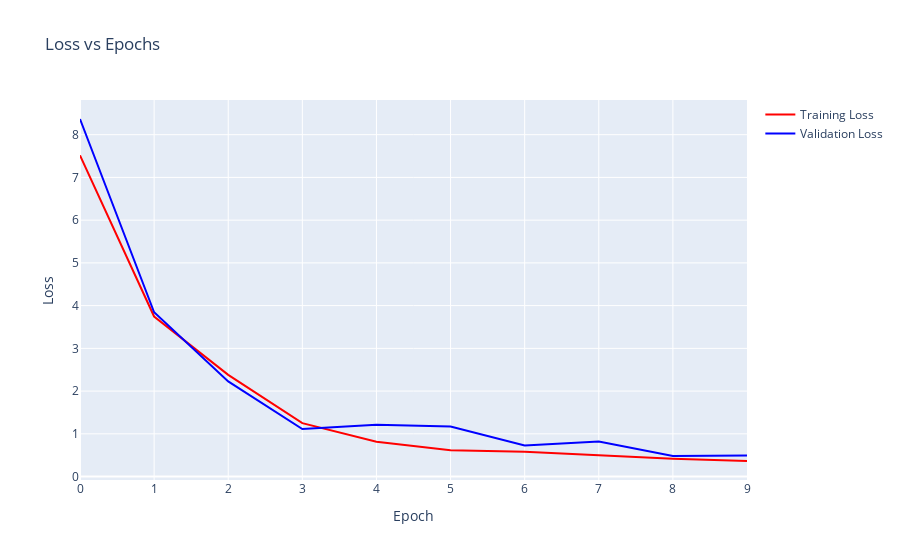

Notebook cell for this chart:
### Code cell
import plotly.graph_objects as go

# Create the figure
fig = go.Figure()

# Add traces for train_loss and valid_loss
fig.add_trace(go.Scatter(x=list(range(len(train_loss))), y=train_loss,
                    mode='lines', name='Training Loss', line=dict(color='red')))
fig.add_trace(go.Scatter(x=list(range(len(valid_loss))), y=valid_loss,
                    mode='lines', name='Validation Loss', line=dict(color='blue')))

# Set the title and axis labels
fig.update_layout(title='Loss vs Epochs', xaxis_title='Epoch', yaxis_title='Loss')

# Display the figure
fig.show()

### Figure 1 — Plotly figure (JSON) as saved in the notebook; plotly's stock layout.template omitted (floating-point values rounded to 4 significant figures)
{"data": [{"line": {"color": "red"}, "mode": "lines", "name": "Training Loss", "type": "scatter", "x": [0, 1, 2, 3, 4, 5, 6, 7, 8, 9], "y": [7.517, 3.745, 2.38, 1.249, 0.8173, 0.6165, 0.58, 0.495, 0.4148, 0.3642]}, {"line": {"color": "blue"}, "mode": "lines", "name": "Validation Loss", "type": "scatter", "x": [0, 1, 2, 3, 4, 5, 6, 7, 8, 9], "y": [8.367, 3.845, 2.227, 1.113, 1.212, 1.173, 0.7275, 0.8222, 0.4815, 0.493]}], "layout": {"title": {"text": "Loss vs Epochs"}, "xaxis": {"title": {"text": "Epoch"}}, "yaxis": {"title": {"text": "Loss"}}}}
